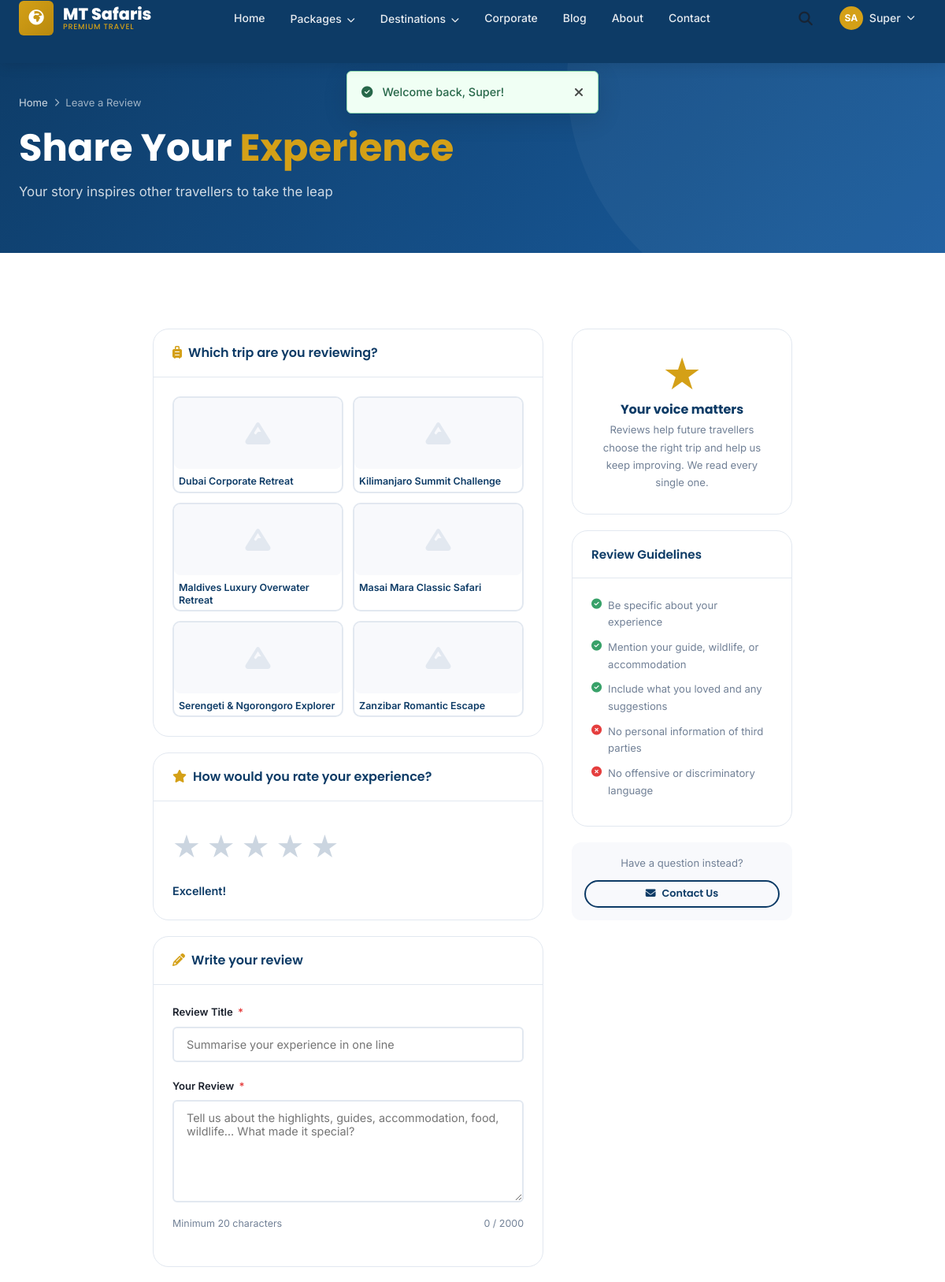
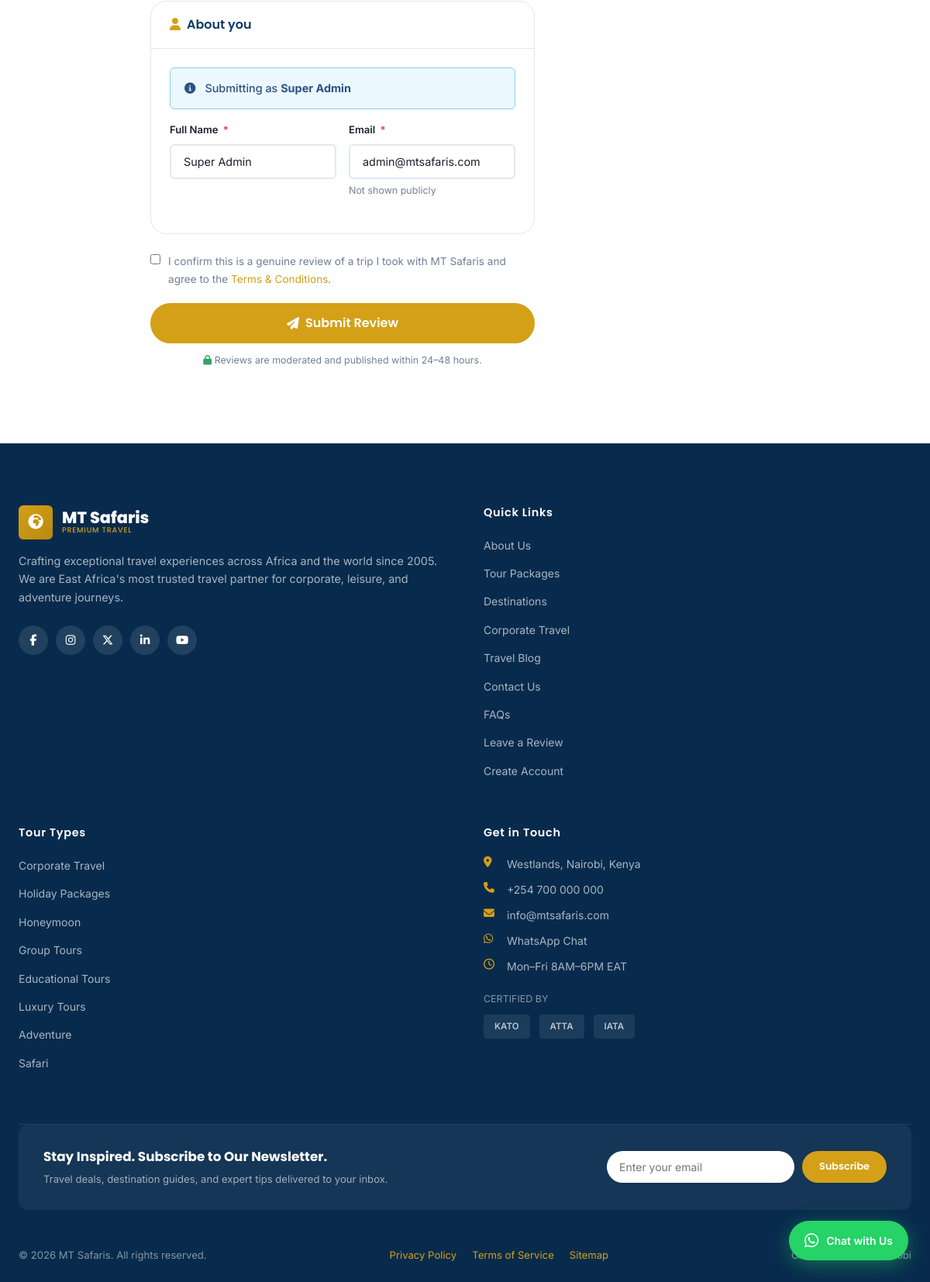
The app's page /review-submit.php (signed in) with its own data (2 pictures, top to bottom).
### tables this page shows
CREATE TABLE `users` (
  `id`              INT UNSIGNED AUTO_INCREMENT PRIMARY KEY,
  `uuid`            CHAR(36) NOT NULL UNIQUE DEFAULT (UUID()),
  `first_name`      VARCHAR(100) NOT NULL,
  `last_name`       VARCHAR(100) NOT NULL,
  `email`           VARCHAR(191) NOT NULL UNIQUE,
  `phone`           VARCHAR(30),
  `password_hash`   VARCHAR(255) NOT NULL,
  `role`            ENUM('super_admin','travel_manager','booking_officer','content_editor','finance','customer_support','customer') NOT NULL DEFAULT 'customer',
  `status`          ENUM('active','inactive','suspended','pending') NOT NULL DEFAULT 'pending',
  `avatar`          VARCHAR(500),
  `email_verified`  TINYINT(1) NOT NULL DEFAULT 0,
  `email_verify_token` VARCHAR(100),
  `two_fa_enabled`  TINYINT(1) NOT NULL DEFAULT 0,
  `two_fa_secret`   VARCHAR(100),
  `remember_token`  VARCHAR(100),
  `last_login_at`   DATETIME,
  `last_login_ip`   VARCHAR(50),
  `created_at`      DATETIME NOT NULL DEFAULT CURRENT_TIMESTAMP,
  `updated_at`      DATETIME NOT NULL DEFAULT CURRENT_TIMESTAMP ON UPDATE CURRENT_TIMESTAMP,
  INDEX `idx_email`  (`email`),
  INDEX `idx_role`   (`role`),
  INDEX `idx_status` (`status`)
);

CREATE TABLE `packages` (
  `id`                  INT UNSIGNED AUTO_INCREMENT PRIMARY KEY,
  `category_id`         INT UNSIGNED,
  `destination_id`      INT UNSIGNED,
  `title`               VARCHAR(250) NOT NULL,
  `slug`                VARCHAR(280) NOT NULL UNIQUE,
  `tagline`             VARCHAR(300),
  `description`         TEXT NOT NULL,
  `overview`            LONGTEXT,
  `itinerary`           JSON,
  `included`            JSON,
  `excluded`            JSON,
  `hero_image`          VARCHAR(500),
  `gallery`             JSON,
  `duration_days`       TINYINT UNSIGNED NOT NULL DEFAULT 1,
  `duration_nights`     TINYINT UNSIGNED NOT NULL DEFAULT 0,
  `min_pax`             TINYINT UNSIGNED NOT NULL DEFAULT 1,
  `max_pax`             TINYINT UNSIGNED NOT NULL DEFAULT 20,
  `base_price`          DECIMAL(10,2) NOT NULL DEFAULT 0.00,
  `sale_price`          DECIMAL(10,2),
  `price_per`           ENUM('person','group','package') NOT NULL DEFAULT 'person',
  `currency`            CHAR(3) NOT NULL DEFAULT 'USD',
  `difficulty`          ENUM('easy','moderate','challenging','extreme') DEFAULT 'easy',
  `type`                ENUM('corporate','holiday','honeymoon','group','educational','luxury','adventure','safari','religious','custom') NOT NULL DEFAULT 'holiday',
  `accommodation_level` ENUM('budget','standard','superior','luxury','ultra_luxury') DEFAULT 'standard',
  `departure_city`      VARCHAR(150),
  `departure_dates`     JSON,
  `hotels`              JSON,
  `faqs`                JSON,
  `map_embed`           TEXT,
  `video_url`           VARCHAR(500),
  `is_featured`         TINYINT(1) NOT NULL DEFAULT 0,
  `is_active`           TINYINT(1) NOT NULL DEFAULT 1,
  `availability`        TINYINT UNSIGNED NOT NULL DEFAULT 20,
  `seats_left`          TINYINT UNSIGNED,
  `rating`              DECIMAL(3,2) DEFAULT 0.00,
  `review_count`        SMALLINT UNSIGNED NOT NULL DEFAULT 0,
  `booking_count`       INT UNSIGNED NOT NULL DEFAULT 0,
  `sort_order`          SMALLINT UNSIGNED NOT NULL DEFAULT 0,
  `meta_title`          VARCHAR(200),
  `meta_description`    VARCHAR(400),
  `meta_keywords`       VARCHAR(300),
  `created_by`          INT UNSIGNED,
  `created_at`          DATETIME NOT NULL DEFAULT CURRENT_TIMESTAMP,
  `updated_at`          DATETIME NOT NULL DEFAULT CURRENT_TIMESTAMP ON UPDATE CURRENT_TIMESTAMP,
  FOREIGN KEY (`category_id`)    REFERENCES `categories`(`id`)    ON DELETE SET NULL,
  FOREIGN KEY (`destination_id`) REFERENCES `destinations`(`id`)  ON DELETE SET NULL,
  FOREIGN KEY (`created_by`)     REFERENCES `users`(`id`)         ON DELETE SET NULL,
  INDEX `idx_type`        (`type`),
  INDEX `idx_is_featured` (`is_featured`),
  INDEX `idx_is_active`   (`is_active`),
  INDEX `idx_base_price`  (`base_price`),
  FULLTEXT `ft_search`    (`title`, `tagline`, `description`)
);

CREATE TABLE `categories` (
  `id`         INT UNSIGNED AUTO_INCREMENT PRIMARY KEY,
  `name`       VARCHAR(100) NOT NULL,
  `slug`       VARCHAR(120) NOT NULL UNIQUE,
  `icon`       VARCHAR(100),
  `image`      VARCHAR(500),
  `color`      VARCHAR(20),
  `description` TEXT,
  `is_active`  TINYINT(1) NOT NULL DEFAULT 1,
  `sort_order` TINYINT UNSIGNED NOT NULL DEFAULT 0
);

### review-submit.php (the view, shortened to what the rows shown need)
<?php
$headerClass     = 'solid';
require_once 'includes/auth.php';
require_once 'includes/functions.php';
$user     = currentUser();
$packages = DB::rows("SELECT id, title, slug, hero_image FROM packages WHERE is_active=1 ORDER BY is_featured DESC, title ASC");
$preSlug  = trim($_GET['package'] ?? '');
$prePkg   = $preSlug ? DB::row("SELECT id, title FROM packages WHERE slug=? AND is_active=1", [$preSlug]) : null;
$success = false;
require_once 'includes/header.php';
?>
<section class="page-hero">
  <div class="container">
    <div class="page-hero-content">
      <h1>Share Your <span style="color:var(--clr-gold)">Experience</span></h1>
    </div>
  </div>
</section>
<section class="section">
  <div class="container-sm" style="max-width:860px">
    <?php if ($success): ?>
    <div style="text-align:center;padding:60px 20px">
      <div style="width:90px;height:90px;background:linear-gradient(135deg,var(--clr-gold),#f6d365);border-radius:50%;display:flex;align-items:center;justify-content:center;margin:0 auto 24px;box-shadow:0 12px 32px rgba(201,168,76,.35)">
        <i class="fas fa-star" style="font-size:2.5rem;color:#fff"></i>
      </div>
      <h2 style="color:var(--clr-primary);margin-bottom:12px">Thank You for Your Review!</h2>
      <p style="font-size:1.05rem;color:var(--clr-muted);max-width:480px;margin:0 auto 32px">Your review has been submitted and is awaiting approval by our team. We really appreciate you taking the time to share your experience.</p>
      <div style="display:flex;gap:12px;justify-content:center;flex-wrap:wrap">
        <a href="<?= url('packages.php') ?>" class="btn btn-primary btn-lg"><i class="fas fa-compass"></i> Explore More Packages</a>
        <a href="<?= url() ?>" class="btn btn-outline btn-lg"><i class="fas fa-home"></i> Back to Home</a>
      </div>
    </div>
    <?php else: ?>
    <div style="display:grid;grid-template-columns:1fr 280px;gap:36px;align-items:start">
      <div>
        <form method="POST" id="reviewForm">
          <div class="card" style="margin-bottom:20px">
            <div class="card-header"><h3><i class="fas fa-suitcase-rolling" style="color:var(--clr-gold);margin-right:8px"></i>Which trip are you reviewing?</h3></div>
            <div class="card-body">
              <div style="display:grid;grid-template-columns:repeat(auto-fill,minmax(200px,1fr));gap:12px">
                <?php foreach ($packages as $pkg):
                  $selected = ($prePkg && $prePkg['id']==$pkg['id']) || (!$prePkg && !empty($_POST['package_id']) && $_POST['package_id']==$pkg['id']);
                ?>
                <label class="pkg-review-option <?= $selected ? 'selected' : '' ?>" style="position:relative;cursor:pointer;display:block">
                  <?php if ($pkg['hero_image']): ?>
                  <img src="<?= h($pkg['hero_image']) ?>" alt="<?= h($pkg['title']) ?>" style="width:100%;height:90px;object-fit:cover;border-radius:8px;display:block">
                  <?php else: ?>
                  <div style="width:100%;height:90px;background:var(--clr-light);border-radius:8px;display:grid;place-items:center"><i class="fas fa-mountain" style="font-size:2rem;color:var(--clr-border)"></i></div>
                  <?php endif; ?>
                  <div style="padding:8px 6px 4px;font-size:.78rem;font-weight:600;color:var(--clr-primary);line-height:1.3"><?= h($pkg['title']) ?></div>
                </label>
                <?php endforeach; ?>
              </div>
            </div>
          </div>
          <div class="card" style="margin-bottom:20px">
            <div class="card-header"><h3><i class="fas fa-star" style="color:var(--clr-gold);margin-right:8px"></i>How would you rate your experience?</h3></div>
            <div class="card-body">
              <div id="starRating" style="display:flex;gap:8px;margin-bottom:12px">
                <?php for ($i=5; $i>=1; $i--): ?>
                <label for="star<?= $i ?>" class="star-label" style="font-size:2.5rem;cursor:pointer;color:#cbd5e0;transition:color .15s;-webkit-user-select:none;user-select:none">★</label>
                <?php endfor; ?>
              </div>
              <div id="ratingText" style="font-size:.9rem;font-weight:600;color:var(--clr-primary)">Select your rating</div>
            </div>
          </div>
          <div class="card" style="margin-bottom:20px">
            <div class="card-header"><h3><i class="fas fa-pencil-alt" style="color:var(--clr-gold);margin-right:8px"></i>Write your review</h3></div>
            <div class="card-body">
              <div class="form-group">
                <label>Review Title <span class="required">*</span></label>
                <input type="text" name="title" class="form-control" placeholder="Summarise your experience in one line" maxlength="250" value="<?= h($_POST['title']??'') ?>">
              </div>
              <div class="form-group">
                <label>Your Review <span class="required">*</span></label>
                <textarea name="body" id="reviewBody" class="form-control" rows="6" placeholder="Tell us about the highlights, guides, accommodation, food, wildlife… What made it special?" maxlength="2000" required><?= h($_POST['body']??'') ?></textarea>
                <div style="display:flex;justify-content:space-between;margin-top:4px">
                  <span class="form-hint">Minimum 20 characters</span>
                  <span class="form-hint" id="charCount">0 / 2000</span>
                </div>
              </div>
            </div>
          </div>
          <div class="card" style="margin-bottom:24px">
            <div class="card-header"><h3><i class="fas fa-user" style="color:var(--clr-gold);margin-right:8px"></i>About you</h3></div>
            <div class="card-body">
              <?php if ($user): ?>
              <div class="flash-msg flash-info" style="margin-bottom:16px"><i class="fas fa-info-circle"></i><span>Submitting as <strong><?= h($user['first_name'].' '.$user['last_name']) ?></strong></span></div>
              <?php endif; ?>
              <div class="form-row">
                <div class="form-group">
                  <label>Full Name <span class="required">*</span></label>
                  <input type="text" name="name" class="form-control" required value="<?= h($_POST['name'] ?? ($user ? $user['first_name'].' '.$user['last_name'] : '')) ?>">
                </div>
                <div class="form-group">
                  <label>Email <span class="required">*</span></label>
                  <input type="email" name="email" class="form-control" required value="<?= h($_POST['email'] ?? ($user['email'] ?? '')) ?>">
                  <span class="form-hint">Not shown publicly</span>
                </div>
              </div>
            </div>
          </div>
          <div style="display:flex;align-items:flex-start;gap:10px;margin-bottom:20px;font-size:.85rem;color:var(--clr-muted)">
            <input type="checkbox" required id="agreeTerms" style="accent-color:var(--clr-gold);margin-top:2px">
            <label for="agreeTerms">I confirm this is a genuine review of a trip I took with MT Safaris and agree to the <a href="<?= url('terms.php') ?>" style="color:var(--clr-gold)" target="_blank">Terms & Conditions</a>.</label>
          </div>
          <button type="submit" class="btn btn-gold btn-lg btn-block">
            <i class="fas fa-paper-plane"></i> Submit Review
          </button>
          <p style="text-align:center;font-size:.78rem;color:var(--clr-muted);margin-top:12px">
            <i class="fas fa-lock" style="color:var(--clr-success)"></i> Reviews are moderated and published within 24–48 hours.
          </p>
        </form>
      </div>
      <div style="position:sticky;top:calc(var(--header-h)+24px)">
        <div class="card" style="margin-bottom:20px">
          <div class="card-body" style="text-align:center;padding:28px">
            <div style="font-size:3.5rem;line-height:1;margin-bottom:8px;color:var(--clr-gold)">★</div>
            <h4 style="color:var(--clr-primary);margin-bottom:4px">Your voice matters</h4>
            <p style="font-size:.82rem;color:var(--clr-muted);line-height:1.7">Reviews help future travellers choose the right trip and help us keep improving. We read every single one.</p>
          </div>
        </div>
        <div class="card" style="margin-bottom:20px">
          <div class="card-header"><h3 style="font-size:.95rem">Review Guidelines</h3></div>
          <div class="card-body">
            <?php foreach ([
              ['fas fa-check-circle','#38a169','Be specific about your experience'],
              ['fas fa-check-circle','#38a169','Mention your guide, wildlife, or accommodation'],
              ['fas fa-check-circle','#38a169','Include what you loved and any suggestions'],
              ['fas fa-times-circle','#e53e3e','No personal information of third parties'],
              ['fas fa-times-circle','#e53e3e','No offensive or discriminatory language'],
            ] as [$icon, $color, $text]): ?>
            <div style="display:flex;gap:8px;align-items:flex-start;margin-bottom:10px;font-size:.82rem;color:var(--clr-muted)">
              <i class="<?= $icon ?>" style="color:<?= $color ?>;margin-top:2px;flex-shrink:0"></i><?= $text ?>
            </div>
            <?php endforeach; ?>
          </div>
        </div>
        <div style="background:var(--clr-light);border-radius:12px;padding:16px;text-align:center">
          <p style="font-size:.82rem;color:var(--clr-muted);margin-bottom:10px">Have a question instead?</p>
          <a href="<?= url('contact.php') ?>" class="btn btn-outline btn-sm btn-block"><i class="fas fa-envelope"></i> Contact Us</a>
        </div>
      </div>
    </div>
    <?php endif; ?>
  </div>
</section>
<?php require_once 'includes/footer.php'; ?>

### includes/header.php (shortened to what the rows shown need)
<?php
require_once __DIR__ . '/auth.php';
require_once __DIR__ . '/functions.php';
$user        = currentUser();
$categories  = getCategories();
$headerClass = $headerClass ?? 'transparent';
$headerData  = $headerClass === 'transparent' ? 'data-transparent' : '';
$cssV = filemtime(APP_PATH . '/assets/css/style.css');
?>
<!DOCTYPE html>
<html lang="en">
<head>
  <link rel="stylesheet" href="https://cdnjs.cloudflare.com/ajax/libs/font-awesome/6.5.1/css/all.min.css">
  <link rel="stylesheet" href="<?= url('assets/css/style.css') ?>?v=<?= $cssV ?>">
</head>
<body>
<header id="header" class="<?= h($headerClass) ?>" <?= $headerData ?>>
  <div class="container">
    <div class="header-inner">
      <div class="header-actions">
        <?php if ($user): ?>
        <div class="dropdown">
          <a href="#" class="nav-link" style="display:flex;align-items:center;gap:8px">
            <span style="background:var(--clr-gold);color:#fff;width:30px;height:30px;border-radius:50%;display:flex;align-items:center;justify-content:center;font-size:.75rem;font-weight:700">
              <?= strtoupper(substr($user['first_name'], 0, 1) . substr($user['last_name'], 0, 1)) ?>
            </span>
            <?= h($user['first_name']) ?>
            <i class="fas fa-chevron-down" style="font-size:.65rem"></i>
          </a>
        </div>
        <?php else: ?>
        <a href="<?= url('portal/login.php') ?>" class="nav-link">Login</a>
        <a href="<?= url('contact.php#quote') ?>" class="btn btn-gold btn-sm">Get a Quote</a>
        <?php endif; ?>
      </div>
    </div>
  </div>
</header>
<?php $flash = getFlash(); if ($flash): ?>
  <?php
  $icons = ['success'=>'check-circle','error'=>'exclamation-circle','warning'=>'exclamation-triangle','info'=>'info-circle'];
  $icon  = $icons[$flash['type']] ?? 'info-circle';
  ?>
<?php endif; ?>
<main>

### includes/footer.php (shortened to what the rows shown need)
<?php
$categories  = getCategories();
?>
</main>
<footer class="footer">
  <div class="container">
    <div class="footer-grid">
      <div class="footer-col">
        <ul>
          <?php foreach (array_slice($categories, 0, 8) as $cat): ?>
          <li><a href="<?= url('packages.php?category=' . h($cat['slug'])) ?>"><?= h($cat['name']) ?></a></li>
          <?php endforeach; ?>
        </ul>
      </div>
    </div>
  </div>
</footer>
</body>
</html>

### records on screen
users: first_name+last_name "SA", first_name "Super", first_name+last_name "Super Admin", name "Super Admin", email "admin@mtsafaris.com"
packages: title "Dubai Corporate Retreat"
packages: title "Kilimanjaro Summit Challenge"
packages: title "Maldives Luxury Overwater Retreat"
packages: title "Masai Mara Classic Safari"
packages: title "Serengeti & Ngorongoro Explorer"
packages: title "Zanzibar Romantic Escape"
categories: name "Corporate Travel"
categories: name "Holiday Packages"
categories: name "Honeymoon"
categories: name "Group Tours"
categories: name "Educational Tours"
categories: name "Luxury Tours"
categories: name "Adventure"
categories: name "Safari"

### other values on screen
$flash['message'] "Welcome back, Super!"
$text "Be specific about your experience"
$text "Mention your guide, wildlife, or accommodation"
$text "Include what you loved and any suggestions"
$text "No personal information of third parties"
$text "No offensive or discriminatory language"
CONTACT_ADDRESS "Westlands, Nairobi, Kenya"
CONTACT_PHONE "+254 700 000 000"
CONTACT_EMAIL "info@mtsafaris.com"
